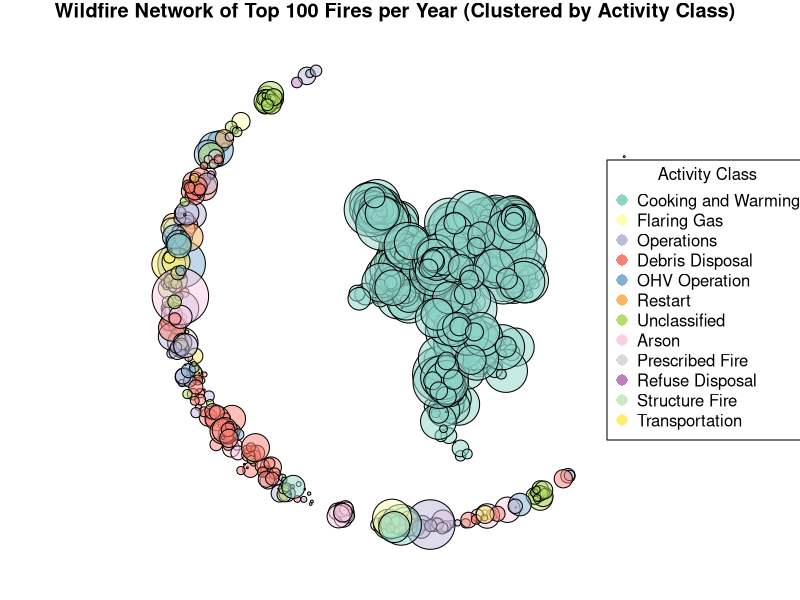

Generate this figure with R: (Note: this script raises an error after producing the figure.)
## ---- chunk 1
# Load necessary libraries
library(dplyr)
library(igraph)
library(geosphere)
library(ggplot2)
library(sf)
library(RColorBrewer)
library(viridis)
par(mar = c(1, 1, 1, 1.5))

wildfire_data <- read.csv("data_clean.csv")

# Filter top 100 fires per year based on `current_size`
top_fires <- wildfire_data %>%
  group_by(fire_year) %>%
  arrange(desc(current_size)) %>%
  slice_head(n = 100) %>%
  ungroup()

# Create a unique identifier by combining `fire_year` and `fire_number`
top_fires <- top_fires %>%
  mutate(unique_id = paste(fire_year, fire_number, sep = "_"))

# Prepare nodes (distinct fires with geographical coordinates)
nodes <- top_fires %>%
  select(unique_id, fire_location_latitude, fire_location_longitude, current_size, fire_year, activity_class) %>%
  distinct()

# Define edges based on geographical proximity within each year
max_distance <- 50000  # Set max distance to 50 km for connecting fires
# Define edges based on geographical proximity within each `activity_class`
edges <- data.frame(from = character(), to = character(), stringsAsFactors = FALSE)

# Loop to create edges within each `activity_class` group based on proximity
for (class in unique(top_fires$activity_class)) {
  # Filter data for the current activity class and remove rows with missing coordinates
  class_data <- top_fires %>%
    filter(activity_class == class) %>%
    filter(!is.na(fire_location_latitude) & !is.na(fire_location_longitude))
  
  # Skip if no rows remain after filtering
  if (nrow(class_data) < 2) {
    next  # Skip this iteration if there aren’t enough points to form edges
  }
  
  # Nested loop to calculate distances and create edges
  for (i in 1:(nrow(class_data) - 1)) {
    for (j in (i + 1):nrow(class_data)) {
      # Extract the coordinates as pairs
      coord_i <- c(class_data$fire_location_longitude[i], class_data$fire_location_latitude[i])
      coord_j <- c(class_data$fire_location_longitude[j], class_data$fire_location_latitude[j])
      
      # Check if coordinates are valid pairs of length 2
      if (length(coord_i) == 2 && length(coord_j) == 2) {
        # Calculate distance between points
        dist <- distHaversine(coord_i, coord_j)
        
        # Add edge if distance is within the maximum allowed distance
        if (!is.na(dist) && dist <= max_distance) {
          edges <- rbind(edges, data.frame(from = class_data$unique_id[i], to = class_data$unique_id[j]))
        }
      }
    }
  }
}


# Filter edges to ensure IDs are in nodes
edges <- edges %>%
  filter(from %in% nodes$unique_id & to %in% nodes$unique_id)

# Create the graph from edges and nodes
g <- graph_from_data_frame(d = edges, vertices = nodes, directed = FALSE)

V(g)$activity_class <- nodes$activity_class

# Map `activity_class` to colors
activity_classes <- unique(nodes$activity_class)
color_palette <- brewer.pal(n = length(activity_classes), name = "Set3")  # Customize with any color palette you prefer
activity_colors <- setNames(color_palette, activity_classes)  # Map each activity_class to a color

# Apply colors to nodes based on `activity_class`
V(g)$color <- activity_colors[V(g)$activity_class]

# Node sizes based on `current_size`
V(g)$size <- log(nodes$current_size + 1) * 2

# Adjust node colors for transparency
node_colors <- adjustcolor(V(g)$color, alpha.f = 0.5)  # 70% opacity

# Adjust edge color for transparency
edge_color <- adjustcolor("grey", alpha.f = 0.3)  # 30% opacity

# Plot the network with Kamada-Kawai layout
layout_kk <- layout_with_kk(g)
plot(g,
     layout = layout_kk,
     vertex.size = V(g)$size,
     vertex.color = node_colors,  # Transparent node colors
     vertex.label = NA,
     edge.color = edge_color,      # Transparent edge color
     edge.width = 0.5,
     main = "Wildfire Network of Top 100 Fires per Year (Clustered by Activity Class)")

legend("right", 
       legend = names(activity_colors),
       col = activity_colors,
       pch = 16,
       pt.cex = 1.5,   # Increase point size in legend for visibility
       title = "Activity Class",
       xpd = TRUE,                
       inset = -0.05,
       bg = adjustcolor("white", alpha.f = 0.8))  # Transparent legend background

## ---- chunk 2
# Fixed bounding box for Canada
register_stadiamaps("59b82ef6-c67a-4d54-ac10-301e0edb43e4", write = TRUE)

bbox <- c(left = -140, bottom = 40, right = -50, top = 85)  # Covers Canada

# Convert nodes data to an sf object for spatial plotting
nodes_sf <- st_as_sf(nodes, coords = c("fire_location_longitude", "fire_location_latitude"), crs = 4326)

# Reproject to Web Mercator (EPSG:3857) to match Stamen map tiles
nodes_sf <- st_transform(nodes_sf, crs = 3857)

# Loop to create a map for each year
years <- unique(top_fires$fire_year)

for (year in years) {
  yearly_data <- nodes_sf %>% filter(fire_year == year)
  
  # Get a background map centered on Canada
map_base <- get_stadiamap(
    bbox = bbox,   # Use bounding box for each year's data
    zoom = 4,      # Adjust zoom level if needed
    maptype = "outdoors"  # Options: "outdoors", "alidade_smooth_dark"
  )

  # Plot the map with wildfire clusters overlaid
  ggmap(map_base) +
    geom_sf(data = yearly_data, aes(color = as.factor(cluster), size = log(current_size + 1)), inherit.aes = FALSE) +
    scale_color_viridis_d(option = "plasma") +
    labs(title = paste("Wildfire Locations and Clusters for Year:", year),
         color = "Cluster") +
    theme_minimal() +
    theme(legend.position = "bottom") +
    scale_size(range = c(2, 6))
}
## ---- chunk 3

# Data Analysis on the given data 

Degree_centrality <- degree(g)
Closeness_centrality <- closeness(g)
Betweenness_centrality <- betweenness(g)
Eigenvector_centrality <- evcent(g)$vector
Clustering_coefficient <- transitivity(g, type = "local")

# Combine centrality measures into a data frame
centrality_measures <- data.frame(
  node = V(g)$name,
  degree = Degree_centrality,
  closeness = Closeness_centrality,
  betweenness = Betweenness_centrality,
  eigenvector = Eigenvector_centrality,
  clustering = Clustering_coefficient
)

summary(centrality_measures)

# Top 5 nodes by degree centrality
top_degree <- centrality_measures[order(-centrality_measures$degree), ]
head(top_degree, 5)

# Top 5 nodes by closeness centrality
top_closeness <- centrality_measures[order(-centrality_measures$closeness), ]
head(top_closeness, 5)

# Top 5 nodes by betweenness centrality
top_betweenness <- centrality_measures[order(-centrality_measures$betweenness), ]
head(top_betweenness, 5)

# Top 5 nodes by eigenvector centrality
top_eigenvector <- centrality_measures[order(-centrality_measures$eigenvector), ]
head(top_eigenvector, 5)

# Top 5 nodes by clustering coefficient

top_clustering <- centrality_measures[order(-centrality_measures$clustering), ]
head(top_clustering, 5)

# Calculate network density
network_density <- edge_density(g)
cat("Network Density:", network_density)
## ---- chunk 4
# 1. Visualize Degree Centrality Distribution
degree_centrality_df <- data.frame(node = names(Degree_centrality), degree = Degree_centrality)

ggplot(degree_centrality_df, aes(x = degree)) +
  geom_histogram(bins = 30, fill = "skyblue", color = "black") +
  labs(title = "Degree Centrality Distribution", x = "Degree Centrality", y = "Frequency")

# 2. Visualize Closeness Centrality Distribution
closeness_centrality_df <- data.frame(node = names(Closeness_centrality), closeness = Closeness_centrality)

ggplot(closeness_centrality_df, aes(x = closeness)) +
  geom_histogram(bins = 30, fill = "salmon", color = "black") +
  labs(title = "Closeness Centrality Distribution", x = "Closeness Centrality", y = "Frequency")

# 3. Visualize Betweenness Centrality Distribution
betweenness_centrality_df <- data.frame(node = names(Betweenness_centrality), betweenness = Betweenness_centrality)

ggplot(betweenness_centrality_df, aes(x = betweenness)) +
  geom_histogram(bins = 30, fill = "lightgreen", color = "black") +
  labs(title = "Betweenness Centrality Distribution", x = "Betweenness Centrality", y = "Frequency")

# 4. Visualize Eigenvector Centrality Distribution
eigenvector_centrality_df <- data.frame(node = names(Eigenvector_centrality), eigenvector = Eigenvector_centrality)

ggplot(eigenvector_centrality_df, aes(x = eigenvector)) +
  geom_histogram(bins = 30, fill = "purple", color = "black") +
  labs(title = "Eigenvector Centrality Distribution", x = "Eigenvector Centrality", y = "Frequency")

# 5. Community Detection and Visualization
# Detect communities using a community detection algorithm (Louvain)
communities <- cluster_louvain(g)
V(g)$community <- membership(communities)

# Plot the network with nodes
set.seed(42)  # For reproducible layout
par(mar = c(1, 1, 1, 1))
plot(g, 
     vertex.color = adjustcolor(V(g)$color, alpha.f = 0.5),
     vertex.size = V(g)$size,
     vertex.label = NA,
     edge.width = 1.5,
     edge.color = adjustcolor("red"),
     main = "Wildfire Network with Communities Highlighted")
